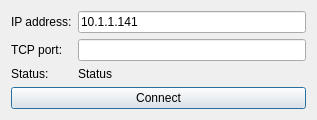
<?xml version="1.0" encoding="UTF-8"?>
<ui version="4.0">
 <class>ConnectionDialog</class>
 <widget class="QDialog" name="ConnectionDialog">
  <property name="geometry">
   <rect>
    <x>0</x>
    <y>0</y>
    <width>317</width>
    <height>111</height>
   </rect>
  </property>
  <property name="windowTitle">
   <string>Connection setting</string>
  </property>
  <layout class="QGridLayout" name="gridLayout">
   <item row="3" column="0" colspan="2">
    <widget class="QPushButton" name="connectButton">
     <property name="text">
      <string>Connect</string>
     </property>
    </widget>
   </item>
   <item row="1" column="0">
    <widget class="QLabel" name="label_2">
     <property name="text">
      <string>TCP port:</string>
     </property>
    </widget>
   </item>
   <item row="0" column="0">
    <widget class="QLabel" name="label">
     <property name="text">
      <string>IP address:</string>
     </property>
    </widget>
   </item>
   <item row="1" column="1">
    <widget class="QLineEdit" name="TCPPortEdit">
     <property name="text">
      <string/>
     </property>
    </widget>
   </item>
   <item row="0" column="1">
    <widget class="QLineEdit" name="IPAddressEdit">
     <property name="text">
      <string>10.1.1.141</string>
     </property>
    </widget>
   </item>
   <item row="2" column="1">
    <widget class="QLabel" name="statusLabel">
     <property name="text">
      <string>Status</string>
     </property>
    </widget>
   </item>
   <item row="2" column="0">
    <widget class="QLabel" name="label_3">
     <property name="text">
      <string>Status:</string>
     </property>
    </widget>
   </item>
  </layout>
 </widget>
 <resources/>
 <connections>
  <connection>
   <sender>connectButton</sender>
   <signal>clicked()</signal>
   <receiver>ConnectionDialog</receiver>
   <slot>connectButtonClicked()</slot>
   <hints>
    <hint type="sourcelabel">
     <x>92</x>
     <y>99</y>
    </hint>
    <hint type="destinationlabel">
     <x>92</x>
     <y>65</y>
    </hint>
   </hints>
  </connection>
 </connections>
 <slots>
  <slot>connectButtonClicked()</slot>
 </slots>
</ui>
